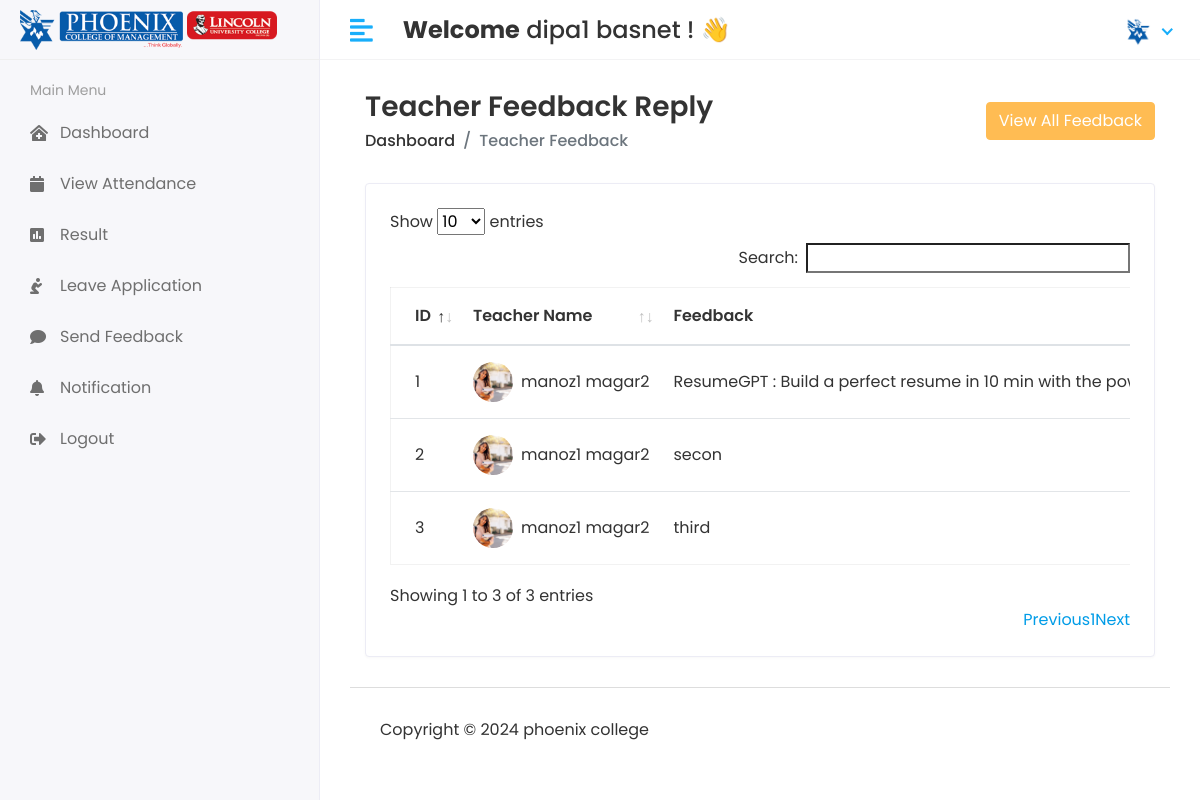
The page /Hod/Staff/feedback (signed in) on the database its author committed.
### student/models.py (models this page shows, shortened)
class CustomUser(AbstractUser):
    USER = (
        (1, 'HOD'),
        (2, 'STAFF'),
        (3, 'STUDENT'),
    )
    user_type = models.CharField(choices=USER, max_length=50, default=1)
    profile_pic = models.ImageField(upload_to='media/profile_pic')

class Staff_Feedback(models.Model):
    staff_id = models.ForeignKey(Staff, on_delete=models.CASCADE)
    feedback = models.TextField()
    feedback_reply = models.TextField()
    status = models.IntegerField(default=0)
    created_at = models.DateTimeField(auto_now_add=True, null=True)
    updated_at = models.DateTimeField(auto_now_add=True, null=True)

class Staff(models.Model):
    admin = models.OneToOneField(CustomUser, on_delete=models.CASCADE)
    address = models.TextField()
    gender = models.CharField(max_length=100)
    created_at = models.DateTimeField(auto_now_add=True)
    updated_at = models.DateTimeField(auto_now=True)

### student_management_system/Hod_Views.py (the view)
# urls.py: path('Hod/Staff/feedback', Hod_Views.STAFF_FEEDBACK, name='staff_feedback_reply'),
@login_required(login_url='/')
def STAFF_FEEDBACK(request):
    feedback = Staff_Feedback.objects.all()
    feedback_history = Staff_Feedback.objects.all().order_by('-id')[0:20]
    context = {
        'feedback': feedback,
        'feedback_history': feedback_history,
    }
    return render(request, 'Hod/staff_feedback.html', context)

### templates/Hod/staff_feedback.html (shortened to what this page needs)
{% extends 'base.html' %}
{% block content %}
<div class="content container-fluid">
               <div class="page-header">
                  <div class="row align-items-center">
                     <div class="col">
                        <h3 class="page-title">Teacher Feedback Reply</h3>
                        <ul class="breadcrumb">
                           <li class="breadcrumb-item"><a href="{% url 'hod_home' %}">Dashboard</a></li>
                           <li class="breadcrumb-item active">Teacher Feedback</li>
                        </ul>
                     </div>
                     <div class="col-auto text-right float-right ml-auto">
                        <button type="button" class="btn btn-primary" data-toggle="modal" data-target="#exampleModalCenter">
                              View All Feedback
                        </button>
                     </div>
                  </div>
               </div>
               <div class="row">
                  <div class="col-sm-12">
                     <div class="card card-table">
                        <div class="card-body">
                           <div class="table-responsive">
                              <table id="table_id" class="table table-hover table-center mb-0">
                                 <thead>
                                    <tr>
                                       <th>ID</th>
                                       <th>Teacher Name</th>
                                       <th>Feedback</th>
                                    </tr>
                                 </thead>
                                 <tbody>
                                 {% for i in feedback %}
                                    <tr>
                                       <td>{{i.id}}</td>
                                       <td>
                                          <h2 class="table-avatar">
                                             <a href="student-details.html" class="avatar avatar-sm mr-2"><img class="avatar-img rounded-circle" src="/{{i.staff_id.admin.profile_pic}}" alt="User Image"> </a>
                                             <a href="student-details.html">{{i.staff_id.admin.first_name}}&nbsp;{{i.staff_id.admin.last_name}}</a>
                                          </h2>
                                       </td>
                                       <td>{{i.feedback}}</td>
                                    </tr>
                                 {% endfor %}
                                 </tbody>
                              </table>
                           </div>
                        </div>
                     </div>
                  </div>
               </div>
            </div>
{% endblock %}

### templates/includes/header.html (shortened to what this page needs)
 {% load static %}
<div class="header">
            <div class="header-left">
               <a href="" class="logo">
               <img src="{% static 'assets/img/logo-both.png'%}" alt="Logo">
               </a>
            </div>
            <a href="javascript:void(0);" id="toggle_btn">
            <i class="fas fa-align-left"></i>
            </a>
            <div class="top-nav-search mt-3">
               <h4><strong>Welcome</strong>&nbsp;<span>{{user.first_name}} {{ user.last_name }}</span>&nbsp;! 👋</h4>
            </div>
            <ul class="nav user-menu">
               <li class="nav-item dropdown has-arrow">
                  <a href="#" class="dropdown-toggle nav-link" data-toggle="dropdown">
                   {% if user.profile_pic == "" %}
                      <span class="user-img"><img class="rounded-circle" src="{% static 'assets/img/no_image.jpg' %}" width="31" alt="profile"></span>
                     {% else %}
                  <span class="user-img"><img class="rounded-circle" src="/{{user.profile_pic}}" width="31" alt="Profile"></span>
                   {% endif %}
                  </a>
               </li>
            </ul>
         </div>

### static/assets/css/style.css (style rules this page uses)
html { height: 100%; }
body { background-color: #fff; color: #333; font-family: 'Poppins', sans-serif; font-size: 1rem; height: 100%; line-height: 1.5; overflow-x: hidden; }
h1, h2, h3, h4, h5, h6 { font-family: 'Poppins', sans-serif; margin-top: 0; }
a { color: #009ce7; }
input, button, a { transition: all 0.4s ease; -moz-transition: all 0.4s ease; -o-transition: all 0.4s ease; -ms-transition: all 0.4s ease; -webkit-transition: all 0.4s ease; }
input, input:focus, button, button:focus { outline: none; }
ul, ol { padding: 0px; list-style: none; }
.table { color: #333; max-width: 100%; margin-bottom: 0; width: 100%; }
.table.dataTable { border-collapse: collapse !important; border: 1px solid rgba(0, 0, 0, 0.05); }
table.table td h2 { display: inline-block; font-size: inherit; font-weight: 400; margin: 0; padding: 0; vertical-align: middle; }
table.table td h2.table-avatar { align-items: center; display: inline-flex; font-size: inherit; font-weight: 400; margin: 0; padding: 0; vertical-align: middle; white-space: nowrap; }
table.table td h2 a { color: #333; }
.table thead tr th { font-weight: 600; }
.table tbody tr { border-bottom: 1px solid rgba(0, 0, 0, 0.05); }
.table.table-center td, .table.table-center th { vertical-align: middle; }
.card-table .card-body .table > thead > tr > th { border-top: 0; }
.card-table .card-body .table tr td:first-child, .card-table .card-body .table tr th:first-child { padding-left: 1.5rem; }
.card-table .table td, .card-table .table th { border-top: 1px solid #e2e5e8; padding: 1rem 0.75rem; white-space: nowrap; }
.btn-primary { background-color: #FFBC53; border: 1px solid #FFBC53; }
.card { border: 1px solid #ececf5; box-shadow: 0 1px 3px 0 rgba(0, 0, 0, 0.03); margin-bottom: 1.875rem; }
.card-body { padding: 1.5rem; }
.avatar { position: relative; display: inline-block; width: 3rem; height: 3rem }
.avatar > img { width: 100%; height: 100%; -o-object-fit: cover; object-fit: cover; }
.avatar-sm { width: 2.5rem; height: 2.5rem; }
.header { background-color: #fff; border-bottom: 1px solid #f3f3f4; left: 0; position: fixed; right: 0; top: 0; z-index: 1001; height: 60px; }
.header .header-left { float: left; height: 60px; padding: 0 20px; position: relative; width: 320px; z-index: 1; transition: all 0.2s ease-in-out; background-color: #f7f7fa; border-bottom: 1px solid #efefef; border-right: 1px solid #ececf5; display: flex; align-items: center; }
.header .header-left .logo { display: inline-block; line-height: 60px; }
.header .header-left .logo img { max-height: 40px; width: auto; }
.header .dropdown-toggle:after { display: none; }
.header .has-arrow .dropdown-toggle:after { border-top: 0; border-left: 0; border-bottom: 2px solid #18aefa; border-right: 2px solid #18aefa; content: ''; height: 8px; display: inline-block; pointer-events: none; -webkit-transform-origin: 66% 66%; -ms-transform-origin: 66% 66%; transform-origin: 66% 66%; -webkit-transform: rotate(45deg); -ms-transform: rotate(45deg); transform: rotate(45deg); -webkit-transition: all 0.15s ease-in-out; transition: all 0.15s ease-in-out; width: 8px; vertical-align: 0px; }
.user-menu { float: right; margin: 0; position: relative; z-index: 99; padding-right: 15px; }
.user-menu.nav > li > a { color: #a0a0a0; font-size: 14px; line-height: 58px; padding: 0 15px; height: 60px; }
.user-img { margin-right: 3px; position: relative; }
.top-nav-search { float: left; margin-left: 15px; }
.page-header { margin-bottom: 1.875rem; }
.page-header .breadcrumb { background-color: transparent; color: #6c757d; font-size: 1rem; font-weight: 500; margin-bottom: 0; padding: 0; }
.page-header .breadcrumb a { color: #333; }
.page-title { font-size: 28px; font-weight: 600; color: #333; margin-bottom: 5px; }
@media (min-width: 992px) { #toggle_btn { align-items: center; color: #18aefa; display: inline-flex; float: left; font-size: 26px; height: 60px; justify-content: center; margin-left: 15px; padding: 0 15px; } }

### rows shown on the page
CustomUser: first_name "dipa1", last_name "basnet", profile_pic (picture)
Staff_Feedback: id "1", staff_id.admin.profile_pic (picture), staff_id.admin.first_name "manoz1", staff_id.admin.last_name "magar2", feedback "ResumeGPT : Build a perfect resume in 10 min with the…"
Staff_Feedback: id "2", staff_id.admin.profile_pic (picture), staff_id.admin.first_name "manoz1", staff_id.admin.last_name "magar2", feedback "secon"
Staff_Feedback: id "3", staff_id.admin.profile_pic (picture), staff_id.admin.first_name "manoz1", staff_id.admin.last_name "magar2", feedback "third"
